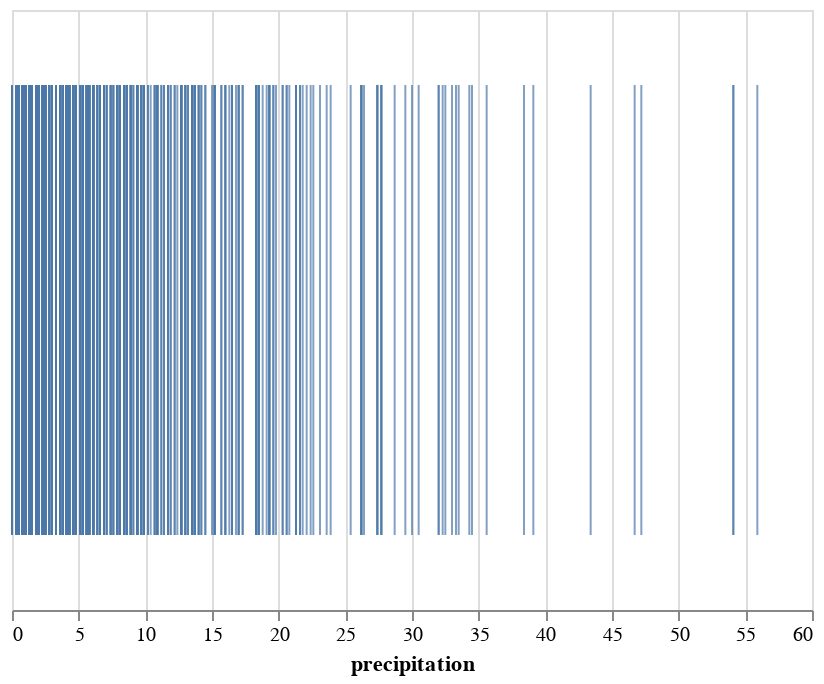

Here is the notebook cell this chart was saved with:
### Code cell
alt.Chart(df).mark_tick().encode(
        x='precipitation',
    )

### Figure 1 — Vega-Lite specification as saved in the notebook (floating-point values rounded to 4 significant figures; data arrays with more than 128 entries replaced by an {"elided": "..."} marker saying what was removed)
{"$schema": "https://vega.github.io/schema/vega-lite/v2.4.3.json", "config": {"view": {"height": 300, "width": 400}}, "data": {"values": {"elided": "1461 records"}}, "encoding": {"x": {"field": "precipitation", "type": "quantitative"}}, "mark": "tick"}
